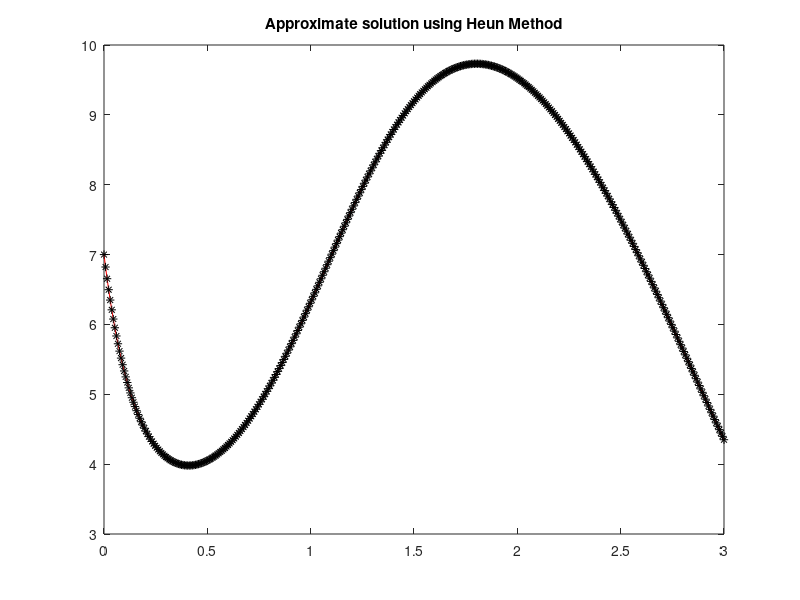
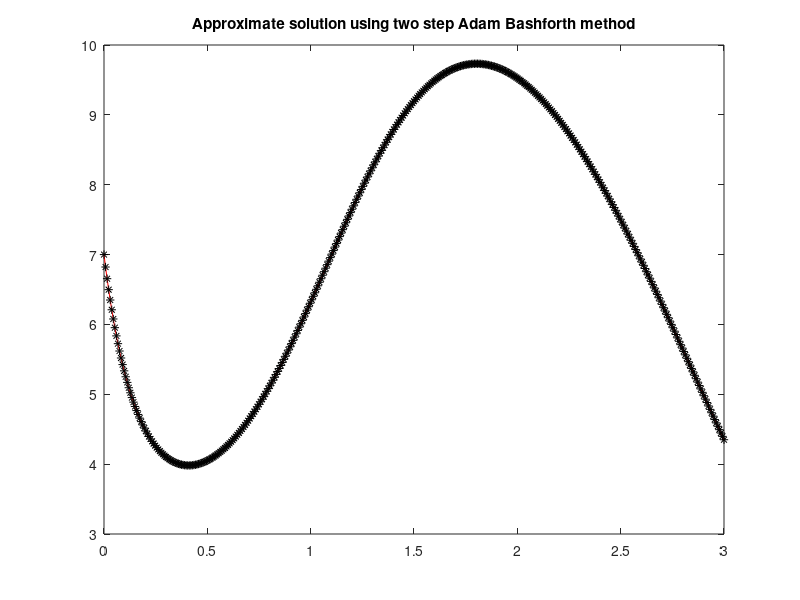

Source code (MATLAB) for these figures, in order:
% CERM_Lab_291021
% Exercise 1
            
           
            % Solving ODEs
clc
clear all
close all
format long

f = @(t, y) -0.5 * y.^2 + 5 * y * sin(t);
y0 = 7;

T = 3;
N = 400;
h = T/N;

            % Reference Solution using ODE45
options = odeset('MaxStep',T/4000);
[tref, uref] = ode45(f,[0 : h :T], y0, options);


            % solution using Heun Method:
unHeun = zeros(N+1, 1);
tnHeun = zeros(N+1, 1);

unHeun(1, 1) = y0;
tnHeun(1, 1) = 0;

for k = 1 : N
    tnHeun(k+1, 1) = tnHeun(k, 1) + h;
    f1 = f(tnHeun(k, 1), unHeun(k, 1));
    f2 = f(tnHeun(k+1, 1), unHeun(k, 1) + h *f1);
    unHeun(k+1, 1) = unHeun(k, 1) + 0.5 * h * (f1 +f2);
end

figure(1)
plot(tref, uref, 'r', tnHeun, unHeun, 'k*')
title('Approximate solution using Heun Method')

relErrHeun = abs(uref - unHeun) / abs(uref);
normInfHeun = norm(relErrHeun, inf)

            % solution using two step Adams Bashforth method(AB2)
unAB2 = zeros( N+1, 1);
tnAB2 = zeros( N+1, 1);

unAB2(1, 1) = y0;
tnAB2(1, 1) = 0;
tnAB2(2, 1) = h;
unAB2(2, 1) = uref(2, 1);

for k = 2:N
    tnAB2(k+1, 1) = tnAB2(k, 1) + h;
    unAB2(k+1, 1) = unAB2(k, 1) + h * (1.5*f(tnAB2(k, 1),unAB2(k, 1)) ...
        - 0.5 * f(tnAB2(k-1, 1), unAB2(k-1, 1)));
end




figure(2)
plot(tref, uref, 'r', tnAB2, unAB2, 'k*')
title('Approximate solution using two step Adam Bashforth method')


relErrAB2 = abs(uref - unAB2) / abs(uref);
normInfAB2 = norm(relErrAB2, inf)


    % In case of this question, Heun method is more accurate comparing with 
    % two step Adam Bashforth method.

% why?
